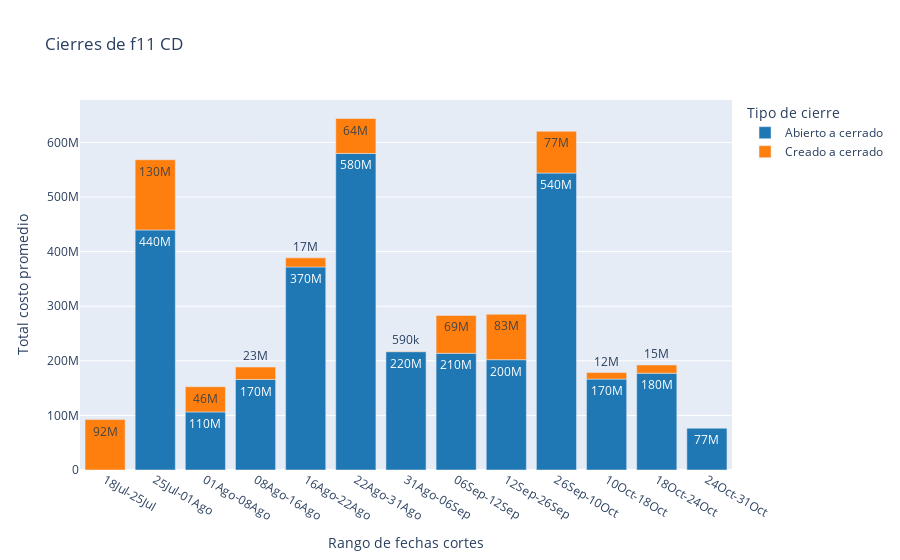

Here is the notebook cell this chart was saved with:
### Code cell
import plotly.express as px
fig = px.bar(gb_cd, x='rango_corte', y=dtagco['costo'], color='tipo_cierre', text=dtagco['costo'], text_auto='.2s',
            title='Cierres de f11 CD', labels={'tipo_cierre':'Tipo de cierre'}, category_orders=ol, 
            color_discrete_sequence=px.colors.qualitative.D3)
fig.layout.yaxis.title.text='Total costo promedio'
fig.layout.xaxis.title.text='Rango de fechas cortes'
fig.show()
fig.write_image(f"output/{datestr}_f11_cd_cieres.svg",scale=1, height=500,width=500, engine='orca')

### Figure 1 — Plotly figure (JSON) as saved in the notebook; plotly's stock layout.template omitted (floating-point values rounded to 4 significant figures)
{"data": [{"alignmentgroup": "True", "hovertemplate": "Tipo de cierre=Abierto a cerrado<br>rango_corte=%{x}<br>TOTAL_COSTO=%{text}<extra></extra>", "legendgroup": "Abierto a cerrado", "marker": {"color": "#1F77B4", "pattern": {"shape": ""}}, "name": "Abierto a cerrado", "offsetgroup": "Abierto a cerrado", "orientation": "v", "showlegend": true, "text": [106400000.0, 213800000.0, 165800000.0, 166500000.0, 202100000.0, 371900000.0, 177300000.0, 579900000.0, 76500000.0, 439700000.0, 544000000.0, 216800000.0], "textposition": "auto", "texttemplate": "%{y:.2s}", "type": "bar", "x": ["01Ago-08Ago", "06Sep-12Sep", "08Ago-16Ago", "10Oct-18Oct", "12Sep-26Sep", "16Ago-22Ago", "18Oct-24Oct", "22Ago-31Ago", "24Oct-31Oct", "25Jul-01Ago", "26Sep-10Oct", "31Ago-06Sep"], "xaxis": "x", "y": [106400000.0, 213800000.0, 165800000.0, 166500000.0, 202100000.0, 371900000.0, 177300000.0, 579900000.0, 76500000.0, 439700000.0, 544000000.0, 216800000.0], "yaxis": "y"}, {"alignmentgroup": "True", "hovertemplate": "Tipo de cierre=Creado a cerrado<br>rango_corte=%{x}<br>TOTAL_COSTO=%{text}<extra></extra>", "legendgroup": "Creado a cerrado", "marker": {"color": "#FF7F0E", "pattern": {"shape": ""}}, "name": "Creado a cerrado", "offsetgroup": "Creado a cerrado", "orientation": "v", "showlegend": true, "text": [46070000.0, 69400000.0, 22860000.0, 11980000.0, 83180000.0, 16660000.0, 92360000.0, 15090000.0, 64000000.0, 128700000.0, 76570000.0, 585990], "textposition": "auto", "texttemplate": "%{y:.2s}", "type": "bar", "x": ["01Ago-08Ago", "06Sep-12Sep", "08Ago-16Ago", "10Oct-18Oct", "12Sep-26Sep", "16Ago-22Ago", "18Jul-25Jul", "18Oct-24Oct", "22Ago-31Ago", "25Jul-01Ago", "26Sep-10Oct", "31Ago-06Sep"], "xaxis": "x", "y": [46070000.0, 69400000.0, 22860000.0, 11980000.0, 83180000.0, 16660000.0, 92360000.0, 15090000.0, 64000000.0, 128700000.0, 76570000.0, 585990], "yaxis": "y"}], "layout": {"barmode": "relative", "legend": {"title": {"text": "Tipo de cierre"}, "tracegroupgap": 0}, "title": {"text": "Cierres de f11 CD"}, "xaxis": {"anchor": "y", "categoryarray": ["31May-13Jun", "13Jun-21Jun", "21Jun-29Jun", "29Jun-05Jul", "05Jul-11Jul", "11Jul-18Jul", "18Jul-25Jul", "25Jul-01Ago", "01Ago-08Ago", "08Ago-16Ago", "16Ago-22Ago", "22Ago-31Ago", "31Ago-06Sep", "06Sep-12Sep", "12Sep-26Sep", "26Sep-10Oct", "10Oct-18Oct"], "categoryorder": "array", "domain": [0, 1], "title": {"text": "Rango de fechas cortes"}}, "yaxis": {"anchor": "x", "domain": [0, 1], "title": {"text": "Total costo promedio"}}}}
